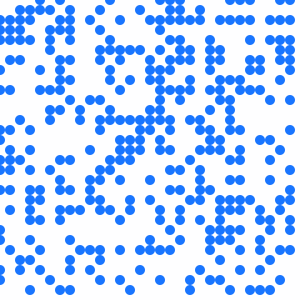
Frame 1 (no input)
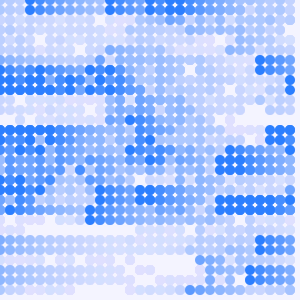
Frame 60 (the mouse pressed at the canvas centre just before this capture)
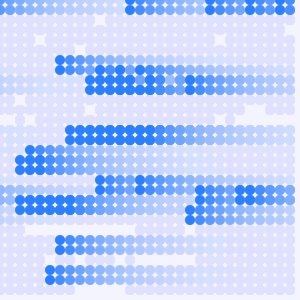
Frame 120 (the mouse held since frame 60 and released just before this capture)

The Processing sketch that drew these frames (run headless with seeded random() and noise(); from frame 60 on, the mouse is pressed at the canvas centre):

// Processing sketch: sketch_2dimension_cellular_automaton
// ── sketch_2dimension_cellular_automaton.pde
int sx, sy; 
float density = 0.5; 
int[][][] world;
int b_size = 10;
int counter = 0;

void setup() 
{ 
  size(300, 300);
  colorMode(HSB,100);
  background(100);
  frameRate(15);
  sx = width;
  sy = height;
  world = new int[sx][sy][2]; 
  stroke(255); 
  noStroke();
  smooth();
  
  for (int i = 0; i < sx * sy * density; i++) { 
    world[(int)random(sx)][(int)random(sy)][1] = 1; 
  } 
} 
 
void draw() 
{ 
  fadeToWhite(); 
  counter = counter + 1;
  
  if((counter % 3) == 1){
 
  for (int x = 0; x < width; x=x + b_size) { 
    for (int y = 0; y < height; y=y + b_size) { 
   
      if ((world[x][y][1] == 1) || (world[x][y][1] == 0 && world[x][y][0] == 1)) 
      { 
        world[x][y][0] = 1; 
 
          fill(60,90,100);  
          ellipse(x, y, b_size, b_size);

      } 
      if (world[x][y][1] == -1) 
      { 
        world[x][y][0] = 0; 
      } 
      world[x][y][1] = 0; 
    } 
  } 


  for (int x = 0; x < width; x=x+b_size) { 
    for (int y = 0; y < height; y=y+b_size) { 
      int count = neighbors(x, y); 
      if (count == 2 && world[x][y][0] == 0) //ここ
      { 
        world[x][y][1] = 1; 
      }  
      if ((count < 2 || count > 3) && world[x][y][0] == 1) 
     { 
        world[x][y][1] = -1; 
      } 
    } 
  }
  }
} 

 

int neighbors(int x, int y) 
{ 
  return world[(x + b_size) % sx][y][0] + 
         //world[x][(y + b_size) % sy][0] + 
         world[(x + sx - b_size) % sx][y][0] + 
         //world[x][(y + sy - b_size) % sy][0] + 
         world[(x + b_size) % sx][(y + b_size) % sy][0] + 
         //world[(x + sx - b_size) % sx][(y + b_size) % sy][0] + 
         //world[(x + sx - b_size) % sx][(y + sy - b_size) % sy][0] + 
         world[(x + b_size) % sx][(y + sy - b_size) % sy][0]; 
} 

void fadeToWhite(){
  rectMode(CORNER);
  fill(60,10,100,5);
  rect(0,0,width,height);
}
